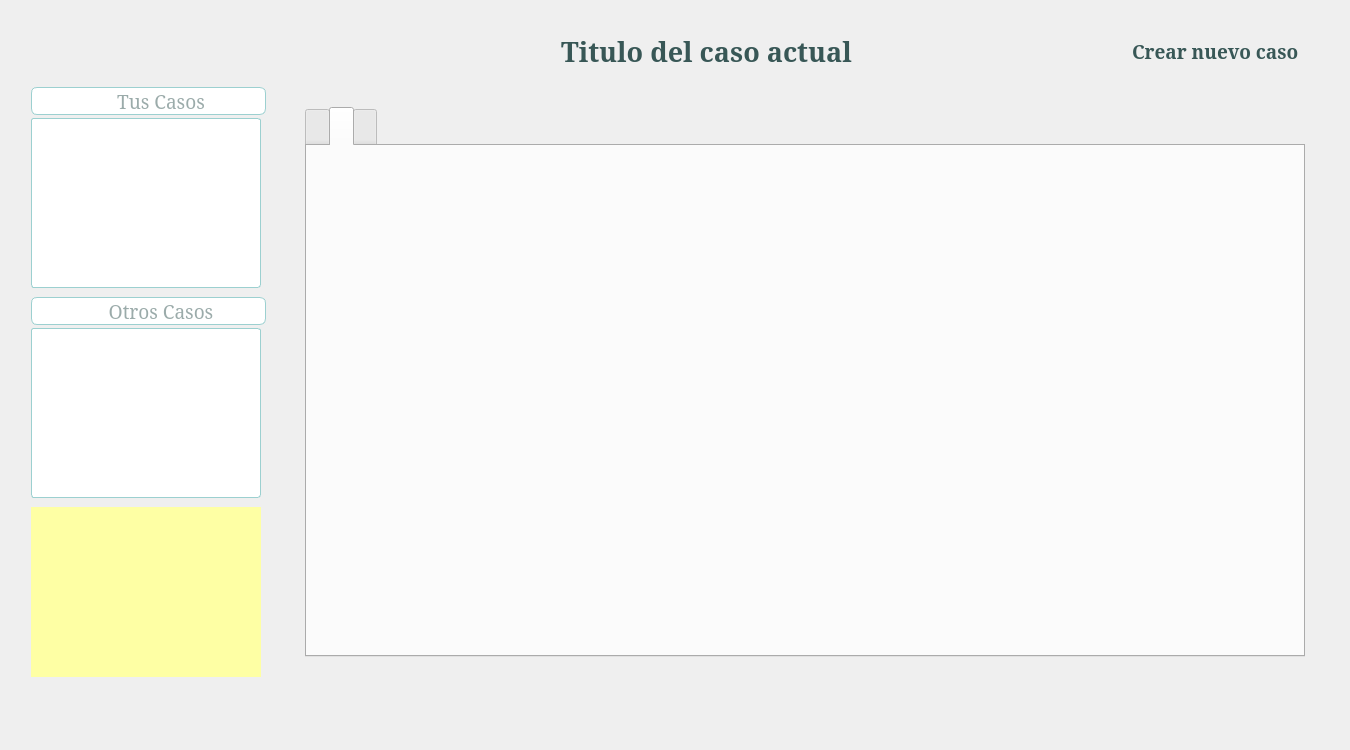
<?xml version="1.0" encoding="UTF-8"?>
<ui version="4.0">
 <class>CaseView</class>
 <widget class="QWidget" name="CaseView">
  <property name="geometry">
   <rect>
    <x>0</x>
    <y>0</y>
    <width>1350</width>
    <height>750</height>
   </rect>
  </property>
  <property name="windowTitle">
   <string>Form</string>
  </property>
  <layout class="QGridLayout" name="gridLayout">
   <item row="0" column="0">
    <layout class="QVBoxLayout" name="verticalLayout">
     <item>
      <spacer name="verticalSpacer_2">
       <property name="orientation">
        <enum>Qt::Vertical</enum>
       </property>
       <property name="sizeType">
        <enum>QSizePolicy::MinimumExpanding</enum>
       </property>
       <property name="sizeHint" stdset="0">
        <size>
         <width>20</width>
         <height>20</height>
        </size>
       </property>
      </spacer>
     </item>
     <item>
      <layout class="QHBoxLayout" name="horizontalLayout_2">
       <item>
        <spacer name="horizontalSpacer">
         <property name="orientation">
          <enum>Qt::Horizontal</enum>
         </property>
         <property name="sizeType">
          <enum>QSizePolicy::MinimumExpanding</enum>
         </property>
         <property name="sizeHint" stdset="0">
          <size>
           <width>550</width>
           <height>20</height>
          </size>
         </property>
        </spacer>
       </item>
       <item>
        <widget class="QLabel" name="labelTitle">
         <property name="minimumSize">
          <size>
           <width>250</width>
           <height>30</height>
          </size>
         </property>
         <property name="maximumSize">
          <size>
           <width>16777215</width>
           <height>30</height>
          </size>
         </property>
         <property name="font">
          <font>
           <family>Garamond</family>
           <pointsize>20</pointsize>
           <weight>75</weight>
           <bold>true</bold>
          </font>
         </property>
         <property name="styleSheet">
          <string notr="true">color: rgb(56, 87, 86);</string>
         </property>
         <property name="text">
          <string>Titulo del caso actual </string>
         </property>
         <property name="alignment">
          <set>Qt::AlignCenter</set>
         </property>
        </widget>
       </item>
       <item>
        <spacer name="horizontalSpacer_2">
         <property name="orientation">
          <enum>Qt::Horizontal</enum>
         </property>
         <property name="sizeHint" stdset="0">
          <size>
           <width>40</width>
           <height>20</height>
          </size>
         </property>
        </spacer>
       </item>
       <item>
        <widget class="QPushButton" name="btnNewCase">
         <property name="minimumSize">
          <size>
           <width>40</width>
           <height>40</height>
          </size>
         </property>
         <property name="maximumSize">
          <size>
           <width>40</width>
           <height>40</height>
          </size>
         </property>
         <property name="styleSheet">
          <string notr="true">#btnNewCase:hover{
	background-color: rgb(218, 240, 240);
	border: 1px solid #1089a8;
	border-radius: 20px;
}

#btnNewCase:checked{
	background-color: rgb(180, 240, 240);
	border: 1px solid #1089a8;
	border-radius: 20px;
}
</string>
         </property>
         <property name="icon">
          <iconset resource="../../media.qrc">
           <normaloff>:/icons/Resources/imgs/icons/setDefault/Add File-32.png</normaloff>:/icons/Resources/imgs/icons/setDefault/Add File-32.png</iconset>
         </property>
         <property name="iconSize">
          <size>
           <width>32</width>
           <height>32</height>
          </size>
         </property>
         <property name="checkable">
          <bool>true</bool>
         </property>
         <property name="flat">
          <bool>true</bool>
         </property>
        </widget>
       </item>
       <item>
        <widget class="QLabel" name="labelNewCase">
         <property name="font">
          <font>
           <family>Garamond</family>
           <pointsize>14</pointsize>
           <weight>75</weight>
           <bold>true</bold>
          </font>
         </property>
         <property name="styleSheet">
          <string notr="true">color: rgb(56, 87, 86);</string>
         </property>
         <property name="text">
          <string>Crear nuevo caso</string>
         </property>
        </widget>
       </item>
       <item>
        <spacer name="horizontalSpacer_6">
         <property name="orientation">
          <enum>Qt::Horizontal</enum>
         </property>
         <property name="sizeType">
          <enum>QSizePolicy::Minimum</enum>
         </property>
         <property name="sizeHint" stdset="0">
          <size>
           <width>40</width>
           <height>20</height>
          </size>
         </property>
        </spacer>
       </item>
      </layout>
     </item>
     <item>
      <spacer name="verticalSpacer">
       <property name="orientation">
        <enum>Qt::Vertical</enum>
       </property>
       <property name="sizeType">
        <enum>QSizePolicy::MinimumExpanding</enum>
       </property>
       <property name="sizeHint" stdset="0">
        <size>
         <width>20</width>
         <height>10</height>
        </size>
       </property>
      </spacer>
     </item>
    </layout>
   </item>
   <item row="1" column="0">
    <layout class="QHBoxLayout" name="horizontalLayout_4">
     <item>
      <layout class="QHBoxLayout" name="horizontalLayout_3">
       <item>
        <spacer name="horizontalSpacer_3">
         <property name="orientation">
          <enum>Qt::Horizontal</enum>
         </property>
         <property name="sizeType">
          <enum>QSizePolicy::Minimum</enum>
         </property>
         <property name="sizeHint" stdset="0">
          <size>
           <width>20</width>
           <height>20</height>
          </size>
         </property>
        </spacer>
       </item>
       <item>
        <layout class="QVBoxLayout" name="verticalLayout_4">
         <property name="spacing">
          <number>9</number>
         </property>
         <item>
          <layout class="QVBoxLayout" name="verticalLayout_2">
           <property name="spacing">
            <number>3</number>
           </property>
           <item>
            <widget class="QWidget" name="inputSearch" native="true">
             <property name="minimumSize">
              <size>
               <width>235</width>
               <height>28</height>
              </size>
             </property>
             <property name="maximumSize">
              <size>
               <width>235</width>
               <height>28</height>
              </size>
             </property>
             <property name="styleSheet">
              <string notr="true">background-color: white; 
border: 1px solid rgb(156,208,208);
border-radius: 6px;</string>
             </property>
             <layout class="QHBoxLayout" name="horizontalLayout">
              <property name="spacing">
               <number>0</number>
              </property>
              <property name="leftMargin">
               <number>0</number>
              </property>
              <property name="topMargin">
               <number>0</number>
              </property>
              <property name="rightMargin">
               <number>0</number>
              </property>
              <property name="bottomMargin">
               <number>0</number>
              </property>
              <item>
               <widget class="QLabel" name="labelIconSearch">
                <property name="minimumSize">
                 <size>
                  <width>24</width>
                  <height>24</height>
                 </size>
                </property>
                <property name="maximumSize">
                 <size>
                  <width>24</width>
                  <height>24</height>
                 </size>
                </property>
                <property name="styleSheet">
                 <string notr="true">border: none;</string>
                </property>
                <property name="pixmap">
                 <pixmap resource="../../media.qrc">:/icons/Resources/imgs/icons/setDefault/Search Filled2-24.png</pixmap>
                </property>
               </widget>
              </item>
              <item>
               <widget class="QLineEdit" name="lineEditSearch">
                <property name="minimumSize">
                 <size>
                  <width>200</width>
                  <height>25</height>
                 </size>
                </property>
                <property name="maximumSize">
                 <size>
                  <width>200</width>
                  <height>25</height>
                 </size>
                </property>
                <property name="font">
                 <font>
                  <family>Garamond</family>
                  <pointsize>14</pointsize>
                 </font>
                </property>
                <property name="styleSheet">
                 <string notr="true">border: none; 
color: rgb(56,87,86);</string>
                </property>
                <property name="maxLength">
                 <number>250</number>
                </property>
                <property name="alignment">
                 <set>Qt::AlignCenter</set>
                </property>
                <property name="placeholderText">
                 <string>Tus Casos</string>
                </property>
               </widget>
              </item>
             </layout>
            </widget>
           </item>
           <item>
            <widget class="QListView" name="listViewOwnCases">
             <property name="minimumSize">
              <size>
               <width>200</width>
               <height>170</height>
              </size>
             </property>
             <property name="maximumSize">
              <size>
               <width>230</width>
               <height>170</height>
              </size>
             </property>
             <property name="font">
              <font>
               <family>Garamond</family>
               <pointsize>12</pointsize>
              </font>
             </property>
             <property name="styleSheet">
              <string notr="true">QScrollBar:vertical {               
        border: 1px solid #9CD0D0;
        background:white;
        width:10px;    
        margin: 0px 0px 0px 0px;
    }
    QScrollBar::handle:vertical {
        background: qlineargradient(x1:0, y1:0, x2:1, y2:0,
        stop: 0  rgb(156,208,208), stop: 0.5 rgb(156,208,208),  stop:1 rgb(156,208,208));
        min-height: 0px;
    
    }
    QScrollBar::add-line:vertical {
        background: qlineargradient(x1:0, y1:0, x2:1, y2:0,
        stop: 0  rgb(156,208,208), stop: 0.5 rgb(156,208,208),  stop:1 rgb(156,208,208));
        height: px;
        subcontrol-position: bottom;
        subcontrol-origin: margin;
    }
    QScrollBar::sub-line:vertical {
        background: qlineargradient(x1:0, y1:0, x2:1, y2:0,
        stop: 0  rgb(156,208,208), stop: 0.5 rgb(156,208,208),  stop:1 rgb(156,208,2080));
        height: 0px;
        subcontrol-position: top;
        subcontrol-origin: margin;
    }

QListView{ 
	color: rgb(56,87,86);
	background-color: rgb(255, 255, 255);
	border: 1px solid rgb(156, 208, 208);
	border-radius: 3px }</string>
             </property>
             <property name="editTriggers">
              <set>QAbstractItemView::NoEditTriggers</set>
             </property>
            </widget>
           </item>
          </layout>
         </item>
         <item>
          <layout class="QVBoxLayout" name="verticalLayout_3">
           <property name="spacing">
            <number>3</number>
           </property>
           <item>
            <widget class="QWidget" name="inputSearchOthers" native="true">
             <property name="minimumSize">
              <size>
               <width>235</width>
               <height>28</height>
              </size>
             </property>
             <property name="maximumSize">
              <size>
               <width>235</width>
               <height>28</height>
              </size>
             </property>
             <property name="styleSheet">
              <string notr="true">background-color: white; 
border: 1px solid rgb(156,208,208);
border-radius: 6px;</string>
             </property>
             <layout class="QHBoxLayout" name="horizontalLayoutOthers">
              <property name="spacing">
               <number>0</number>
              </property>
              <property name="leftMargin">
               <number>0</number>
              </property>
              <property name="topMargin">
               <number>0</number>
              </property>
              <property name="rightMargin">
               <number>0</number>
              </property>
              <property name="bottomMargin">
               <number>0</number>
              </property>
              <item>
               <widget class="QLabel" name="labelIconSearchOthers">
                <property name="minimumSize">
                 <size>
                  <width>24</width>
                  <height>24</height>
                 </size>
                </property>
                <property name="maximumSize">
                 <size>
                  <width>24</width>
                  <height>24</height>
                 </size>
                </property>
                <property name="styleSheet">
                 <string notr="true">border: none;</string>
                </property>
                <property name="pixmap">
                 <pixmap resource="../../media.qrc">:/icons/Resources/imgs/icons/setDefault/Search Filled2-24.png</pixmap>
                </property>
               </widget>
              </item>
              <item>
               <widget class="QLineEdit" name="lineEditSearchOthers">
                <property name="minimumSize">
                 <size>
                  <width>200</width>
                  <height>25</height>
                 </size>
                </property>
                <property name="maximumSize">
                 <size>
                  <width>200</width>
                  <height>25</height>
                 </size>
                </property>
                <property name="font">
                 <font>
                  <family>Garamond</family>
                  <pointsize>14</pointsize>
                 </font>
                </property>
                <property name="styleSheet">
                 <string notr="true">border: none; 
color: rgb(56,87,86);</string>
                </property>
                <property name="maxLength">
                 <number>250</number>
                </property>
                <property name="alignment">
                 <set>Qt::AlignCenter</set>
                </property>
                <property name="placeholderText">
                 <string>Otros Casos</string>
                </property>
               </widget>
              </item>
             </layout>
            </widget>
           </item>
           <item>
            <widget class="QListView" name="listViewOtherCases">
             <property name="minimumSize">
              <size>
               <width>200</width>
               <height>170</height>
              </size>
             </property>
             <property name="maximumSize">
              <size>
               <width>230</width>
               <height>170</height>
              </size>
             </property>
             <property name="font">
              <font>
               <family>Garamond</family>
               <pointsize>12</pointsize>
              </font>
             </property>
             <property name="styleSheet">
              <string notr="true">QScrollBar:vertical {               
        border: 1px solid #9CD0D0;
        background:white;
        width:10px;    
        margin: 0px 0px 0px 0px;
    }
    QScrollBar::handle:vertical {
        background: qlineargradient(x1:0, y1:0, x2:1, y2:0,
        stop: 0  rgb(156,208,208), stop: 0.5 rgb(156,208,208),  stop:1 rgb(156,208,208));
        min-height: 0px;
    
    }
    QScrollBar::add-line:vertical {
        background: qlineargradient(x1:0, y1:0, x2:1, y2:0,
        stop: 0  rgb(156,208,208), stop: 0.5 rgb(156,208,208),  stop:1 rgb(156,208,208));
        height: px;
        subcontrol-position: bottom;
        subcontrol-origin: margin;
    }
    QScrollBar::sub-line:vertical {
        background: qlineargradient(x1:0, y1:0, x2:1, y2:0,
        stop: 0  rgb(156,208,208), stop: 0.5 rgb(156,208,208),  stop:1 rgb(156,208,2080));
        height: 0px;
        subcontrol-position: top;
        subcontrol-origin: margin;
    }

QListView{ 
	color: rgb(56,87,86);
	background-color: rgb(255, 255, 255);
	border: 1px solid rgb(156, 208, 208);
	border-radius: 3px }</string>
             </property>
             <property name="editTriggers">
              <set>QAbstractItemView::NoEditTriggers</set>
             </property>
            </widget>
           </item>
          </layout>
         </item>
         <item>
          <widget class="QWidget" name="widgetChatView" native="true">
           <property name="minimumSize">
            <size>
             <width>200</width>
             <height>170</height>
            </size>
           </property>
           <property name="maximumSize">
            <size>
             <width>230</width>
             <height>170</height>
            </size>
           </property>
           <property name="styleSheet">
            <string notr="true">background-color:rgb(254, 255, 164)</string>
           </property>
          </widget>
         </item>
        </layout>
       </item>
      </layout>
     </item>
     <item>
      <spacer name="horizontalSpacer_5">
       <property name="orientation">
        <enum>Qt::Horizontal</enum>
       </property>
       <property name="sizeHint" stdset="0">
        <size>
         <width>40</width>
         <height>20</height>
        </size>
       </property>
      </spacer>
     </item>
     <item>
      <widget class="QTabWidget" name="tabWidget">
       <property name="minimumSize">
        <size>
         <width>1000</width>
         <height>550</height>
        </size>
       </property>
       <property name="maximumSize">
        <size>
         <width>1000</width>
         <height>550</height>
        </size>
       </property>
       <property name="font">
        <font>
         <family>Garamond</family>
         <pointsize>14</pointsize>
         <weight>75</weight>
         <bold>true</bold>
        </font>
       </property>
       <property name="styleSheet">
        <string notr="true"/>
       </property>
       <property name="currentIndex">
        <number>1</number>
       </property>
       <property name="iconSize">
        <size>
         <width>130</width>
         <height>48</height>
        </size>
       </property>
       <property name="usesScrollButtons">
        <bool>true</bool>
       </property>
       <widget class="QWidget" name="tabCaseFaseView">
        <attribute name="icon">
         <iconset resource="../../media.qrc">
          <normaloff>:/icons/Resources/imgs/icons/setDefault/Checklist-48.png</normaloff>
          <normalon>:/icons/Resources/imgs/icons/setDefault/Checklist Filled-48.png</normalon>:/icons/Resources/imgs/icons/setDefault/Checklist-48.png</iconset>
        </attribute>
        <attribute name="title">
         <string/>
        </attribute>
       </widget>
       <widget class="QWidget" name="tabCaseDocView">
        <attribute name="icon">
         <iconset resource="../../media.qrc">
          <normaloff>:/icons/Resources/imgs/icons/setDefault/Box-48.png</normaloff>
          <normalon>:/icons/Resources/imgs/icons/setDefault/Box Filled-48.png</normalon>:/icons/Resources/imgs/icons/setDefault/Box-48.png</iconset>
        </attribute>
        <attribute name="title">
         <string/>
        </attribute>
       </widget>
       <widget class="QWidget" name="tabCostView">
        <attribute name="icon">
         <iconset resource="../../media.qrc">
          <normaloff>:/icons/Resources/imgs/icons/setDefault/Money Box-48.png</normaloff>
          <normalon>:/icons/Resources/imgs/icons/setDefault/Money Box Filled-48.png</normalon>:/icons/Resources/imgs/icons/setDefault/Money Box-48.png</iconset>
        </attribute>
        <attribute name="title">
         <string/>
        </attribute>
       </widget>
      </widget>
     </item>
     <item>
      <spacer name="horizontalSpacer_4">
       <property name="orientation">
        <enum>Qt::Horizontal</enum>
       </property>
       <property name="sizeHint" stdset="0">
        <size>
         <width>40</width>
         <height>20</height>
        </size>
       </property>
      </spacer>
     </item>
    </layout>
   </item>
   <item row="2" column="0">
    <spacer name="verticalSpacer_3">
     <property name="orientation">
      <enum>Qt::Vertical</enum>
     </property>
     <property name="sizeHint" stdset="0">
      <size>
       <width>20</width>
       <height>40</height>
      </size>
     </property>
    </spacer>
   </item>
  </layout>
 </widget>
 <resources>
  <include location="../../media.qrc"/>
 </resources>
 <connections/>
</ui>
